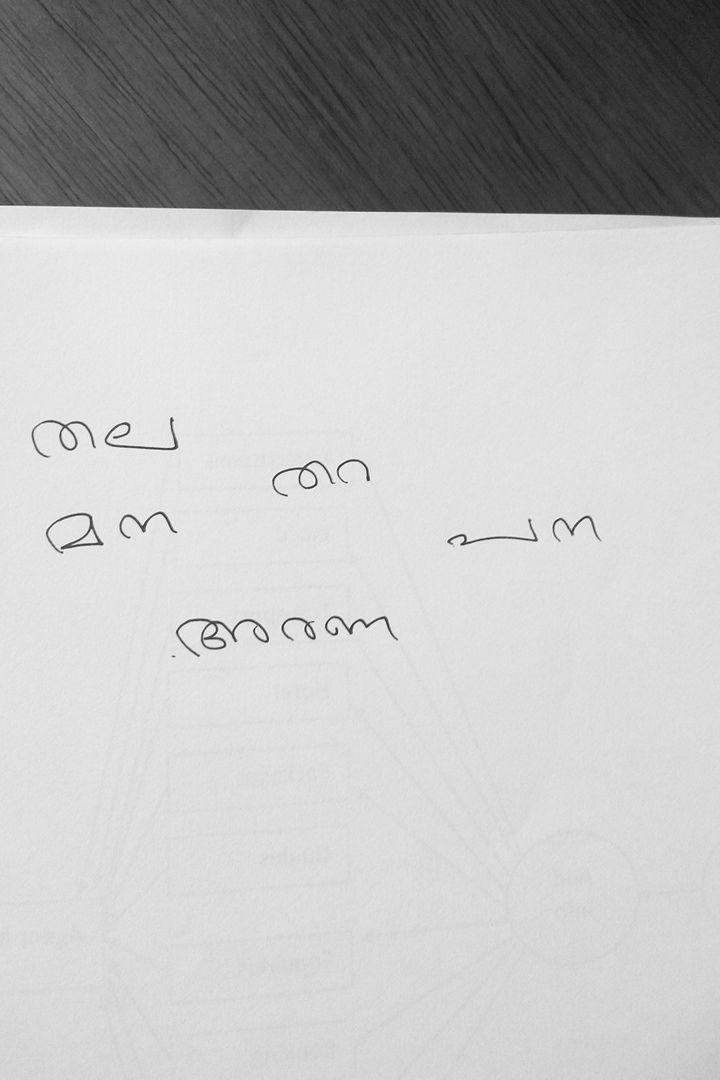
#> input picture realtest/img1.jpg, 720 x 1080 px, found by its file name; the run also reads 1 picture not shown here
$ jupyter execute --allow-errors orealtest.ipynb   (older library calls are emulated)
#> lines starting #> are read from the running program, lines starting #| are printed output that depends on the picture; after the words box and inside, x2 and y2 are one past the last pixel; in counts of white or black regions, pixels touching at a corner belong together
#> further down, img is the input picture: shape (1080, 720); min 4, max 255, mean 190.5
[cell 1]
import cv2
import matplotlib.pyplot as plt
import numpy as np

[cell 2]
def skeletize(img):
    size = np.size(img)
#> size = 777600
    skel = np.zeros(img.shape, np.uint8)
    element = cv2.getStructuringElement(cv2.MORPH_CROSS, (3, 3))
    done = False
    i=0
    while not done:
        eroded = cv2.erode(img, element)
        temp = cv2.dilate(eroded, element)
        temp = cv2.subtract(img, temp)
        skel = cv2.bitwise_or(skel, temp)
        img = eroded.copy()
        zeroes = size - cv2.countNonZero(img)
        i+=1
        if zeroes == size or i==5:
            done = True
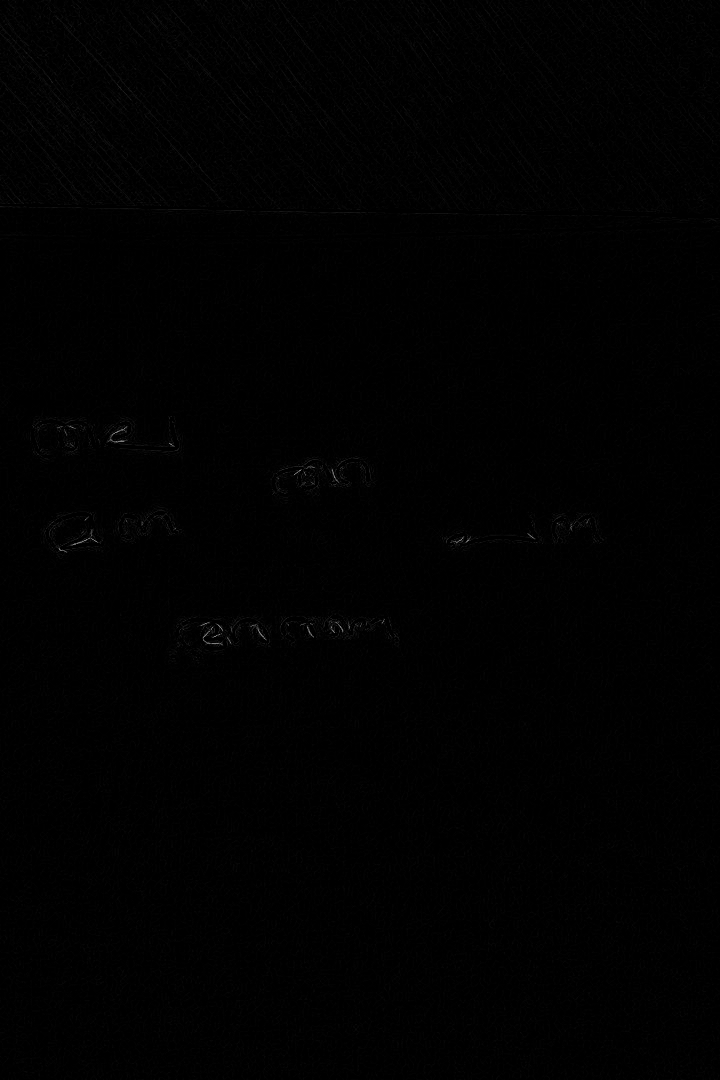
#> skel: shape (1080, 720); min 0, max 143, mean 1.1
#> after the loop, i = 5

    mplot(skel)
img=cv2.imread('/home/jabir/Project/MHCR/realtest/img1.jpg',0)
#> (the rest of this cell did not finish here and is left out)

[cell 3]
def clean(img):
    """Process an image"""
    gray = cv2.cvtColor(img, cv2.COLOR_BGR2GRAY)
    (__, img_bw) = cv2.threshold(gray, 128, 255, cv2.THRESH_BINARY_INV | cv2.THRESH_OTSU)

    __, ctrs, __ = cv2.findContours(img_bw.copy(), cv2.RETR_EXTERNAL, cv2.CHAIN_APPROX_SIMPLE)

    # take largest contour
    ctr = sorted(ctrs, key=lambda ctr: (cv2.boundingRect(ctr)[2] * cv2.boundingRect(ctr)[3]),
                 reverse=True)[0]
    # Get bounding box
    x, y, w, h = cv2.boundingRect(ctr)

    # Getting ROI
    roi = img_bw[y:y + h, x:x + w]
    return skeletize(roi)

[cell 4]
def mplot(img):
    plt.gcf().clear()
    plt.imshow(img, cmap = 'gray', interpolation = 'bicubic')
    plt.xticks([]), plt.yticks([])  # to hide tick values on X and Y axis
    plt.show()

[cell 5]
img=cv2.imread('/home/jabir/Project/MHCR/realtest/img7.jpg',1)
#cv2.imshow("img",img)
#cv2.waitKey(0)
#v2.destroyAllWindows()
mplot(img)

[cell 6]
gray = cv2.cvtColor(img, cv2.COLOR_BGR2GRAY)
(__, img_bw) = cv2.threshold(gray, 128, 255, cv2.THRESH_BINARY_INV | cv2.THRESH_OTSU)
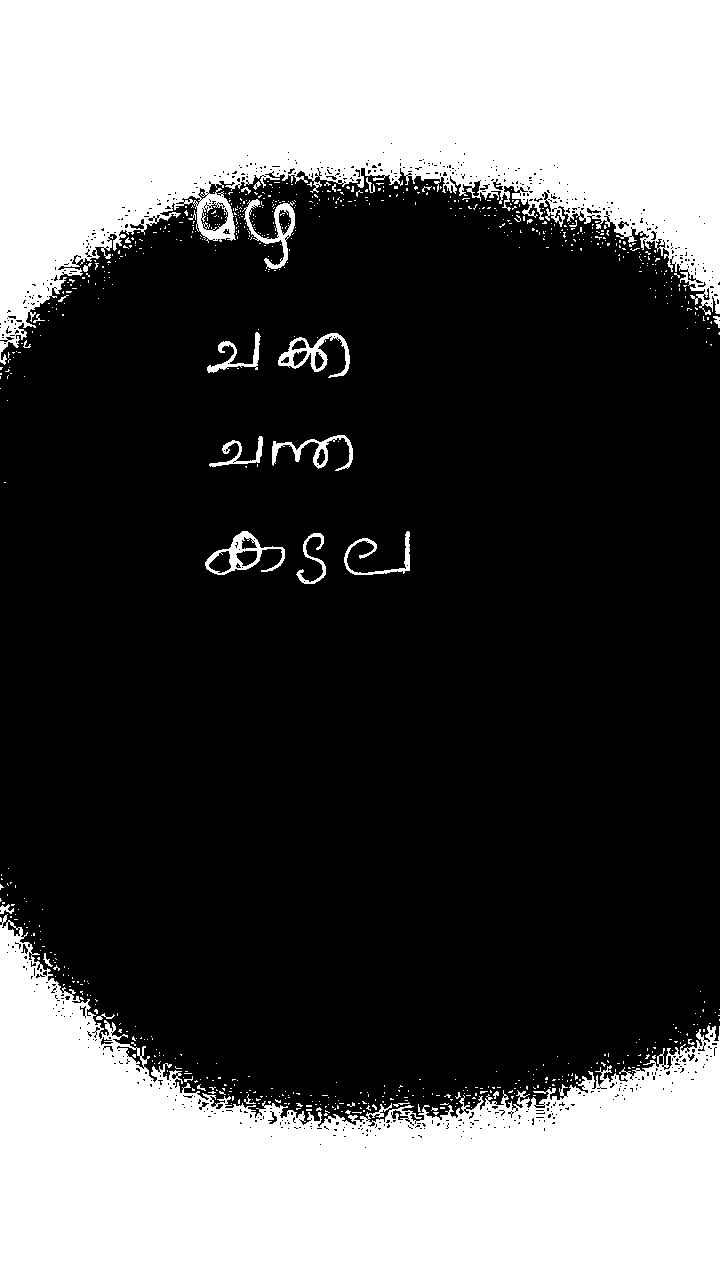
#> img_bw: shape (1280, 720); 34.2% white; 781 white regions (750 under 20 px)

__, ctrs, __ = cv2.findContours(img_bw.copy(), cv2.RETR_EXTERNAL, cv2.CHAIN_APPROX_SIMPLE)
#> ctrs = 758 contours, 741 with area under 20; largest, box (x1, y1, x2, y2) and area: (0, 0, 720, 365) 159158, (0, 914, 720, 1280) 147022, (205, 531, 285, 575) 1528, (278, 333, 350, 378) 1186, (242, 199, 295, 269) 987
mplot(img_bw)

[cell 7]
(__, img_bw) = cv2.threshold(gray, 128, 255, cv2.THRESH_BINARY_INV | cv2.THRESH_OTSU)
_,contours, _ = cv2.findContours(img_bw, cv2.RETR_LIST, cv2.CHAIN_APPROX_SIMPLE)
#> contours = 1639 contours, 1555 with area under 20; largest, box (x1, y1, x2, y2) and area: (0, 0, 720, 365) 159158, (0, 914, 720, 1280) 147022, (205, 531, 285, 575) 1528, (278, 333, 350, 378) 1186, (242, 199, 295, 269) 987
for c in contours:
    rect = cv2.boundingRect(c)
    if rect[2] < 20 or rect[3] < 20 :
        continue
    print(cv2.contourArea(c))
    x,y,w,h = rect
    cv2.rectangle(img,(x,y),(x+w,y+h),(0,0,0),4)
    cv2.putText(img,str(cv2.contourArea(c)),(x+w+10,y+h),0,0.3,(0,0,0))
#> this loop made 1639 passes
#> rect on passes 4, 6, 7: (411, 1136, 4, 3), (419, 1135, 4, 4), (343, 1135, 4, 3)
#| 194.0
#| 147022.5
#| 346.0
#| 266.5
#| 412.0
#| 1528.5
#| 319.0
#| 667.0
#> (further printed lines are left out)
#> img: shape (1280, 720, 3); mean B, G, R 142.2, 145.7, 145.5
mplot(img)

#not detecting all contours

#> (a cell that did not finish here is left out)

[cell 9]
ret, thresh = cv2.threshold(gray, 10, 200, cv2.THRESH_OTSU)
#> thresh: shape (1280, 720); values 0 (black) and 200 (white), 65.8% white; 781 black regions (750 under 20 px), largest, box (x1, y1, x2, y2) and area: (0, 0, 720, 365) 158766, (0, 914, 720, 1280) 147163, (278, 333, 350, 378) 993
#> ret = 141
mplot(thresh)
#otsu works fine for thresholdig
#need to darken or fill the letters
#thresh = cv2.bitwise_not(thresh)

[cell 10]
canny=cv2.Canny(thresh,100,200)
#> canny: shape (1280, 720); 1.9% white in thin lines or dots, all inside (x1, y1, x2, y2) = (0, 142, 720, 1149)

image, contours, hierarchy = cv2.findContours(canny,cv2.RETR_TREE,cv2.CHAIN_APPROX_SIMPLE)
#> contours = 2553 contours, 2531 with area under 20; largest, box (x1, y1, x2, y2) and area: (291, 340, 306, 350) 84, (316, 449, 325, 465) 78, (291, 340, 306, 350) 78, (316, 449, 325, 465) 74, (525, 1094, 545, 1113) 38
img2 = cv2.drawContours(cv2.bitwise_not(canny), contours, -1, (0,255,0), 2)
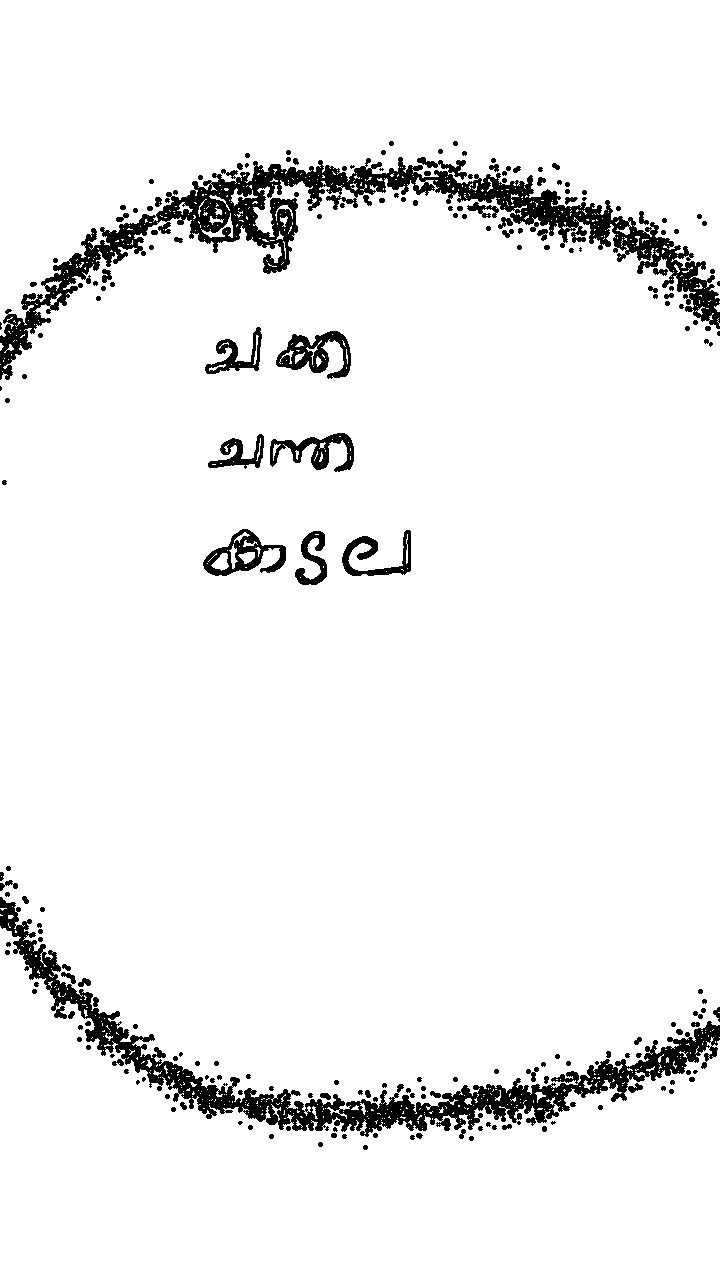
#> img2: shape (1280, 720); 94% white; 210 black regions (23 under 20 px), largest, box (x1, y1, x2, y2) and area: (0, 157, 720, 380) 22962, (0, 897, 720, 1137) 18721, (276, 331, 351, 379) 1666
img2=cv2.GaussianBlur(img2,(5,5),0)
mplot(img2)
for c in contours:
    rect = cv2.boundingRect(c)
    if rect[2] < 20 or rect[3] < 20:
        continue
    print(cv2.contourArea(c),end=',')
    x,y,w,h = rect
    cv2.rectangle(img,(x,y),(x+w,y+h),(0,0,0),4)
    cv2.putText(img,'Moth Detected',(x+w+10,y+h),0,0.3,(0,0,0))
#> this loop made 2553 passes
#> (c, rect) on passes 1 to 3: ([[364, 1146], [364, 1148], [366, 1148], [366, 1146]], (364, 1146, 3, 3)), ([[364, 1147], [365, 1146], [366, 1147], [365, 1148]], (364, 1146, 3, 3)), ([[319, 1143], [319, 1145], [321, 1145], [321, 1143]], (319, 1143, 3, 3))
#| 4.5,
#| 4.0,
#| 34.0,
#| 24.0,
#| 31.5,
#| 3.0,
#| 10.0,
#| 9.0,
#> (further printed lines are left out)
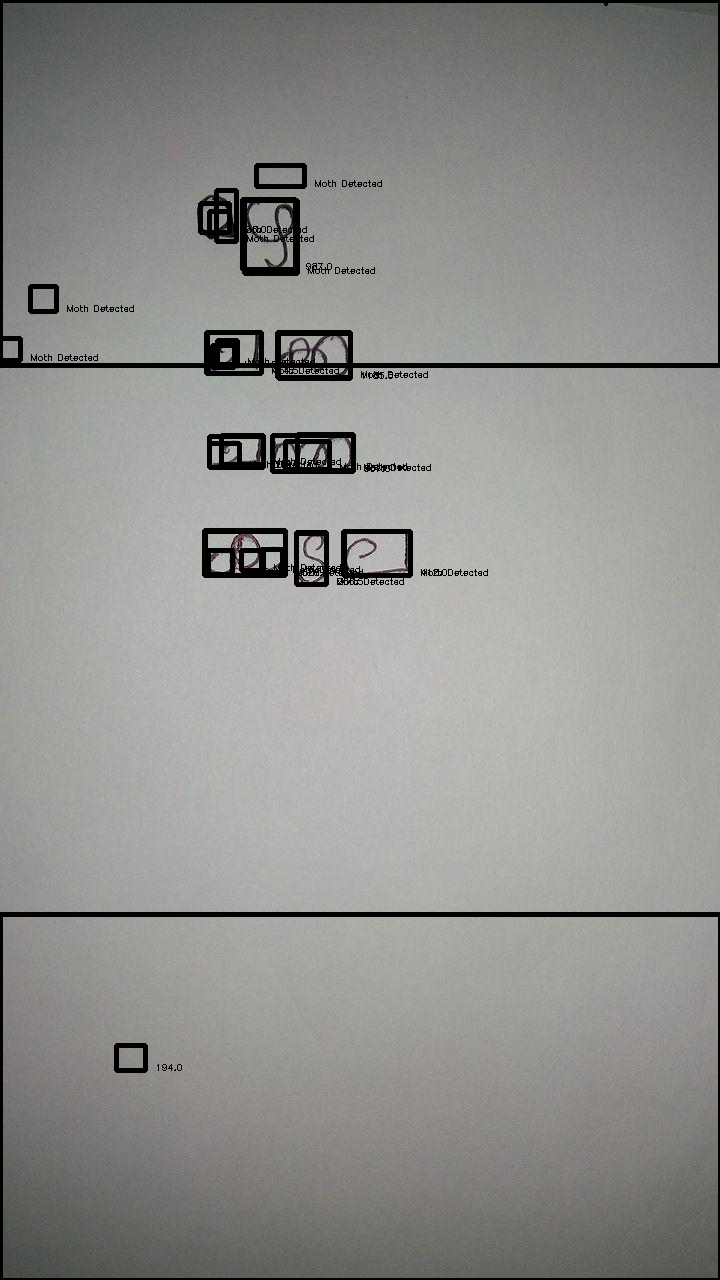
#> img: shape (1280, 720, 3); mean B, G, R 141, 144.4, 144.2
#mlot(img)
#mplot(img2)

[cell 11]
mplot(img)

[cell 12]
#working fine ..continue with this
ret, thresh = cv2.threshold(gray, 10, 255, cv2.THRESH_OTSU)
#> thresh: shape (1280, 720); 65.8% white; 781 black regions (750 under 20 px)
mplot(thresh)

#> (a cell that did not finish here is left out)

[cell 14]
for rec in rect:
    if rect[2] < 20 or rect[3] < 20:
        continue
    x,y,w,h = rect
    cv2.rectangle(img,(x,y),(x+w,y+h),(0,0,0),4)
    cv2.putText(img,'Moth Detected',(x+w+10,y+h),0,0.3,(0,0,0))
#> this loop made 4 passes
#> rec on passes 1 to 2: 390, 142
mplot(img)

new method

[cell 15]
import cv2
import numpy as np
img=cv2.imread('/home/jabir/Project/MHCR/realtest/img1.jpg',0)
img2=img.copy()
#mplot(img)

#> (a cell that did not finish here is left out)

[cell 17]
#canny=cv2.Canny(thresh,100,200)
#mplot(canny)
image, contours, hierarchy = cv2.findContours(thresh,cv2.RETR_TREE,cv2.CHAIN_APPROX_SIMPLE)
#> contours = 1690 contours, 1589 with area under 20; largest, box (x1, y1, x2, y2) and area: (0, 168, 720, 1127) 611572, (204, 530, 286, 576) 1778, (195, 191, 237, 243) 1549, (277, 332, 351, 379) 1488, (243, 198, 296, 270) 1271
#img2=cv2.GaussianBlur(img,(5,5),0)
img2 = cv2.drawContours(img,contours, -1, (0,255,0), 2)
#> img2: shape (1080, 720)
mplot(img2)

[cell 18]
ellipse=(10,10)
rect=(2,2)
threshold=128
    #  _, small = cv2.threshold( small, threshold, 255.0, cv2.THRESH_BINARY | cv2.THRESH_OTSU)
kernel = cv2.getStructuringElement(cv2.MORPH_ELLIPSE, ellipse )
grad = cv2.morphologyEx( img, cv2.MORPH_GRADIENT, kernel)
_, bw = cv2.threshold(grad, threshold, 255.0, cv2.THRESH_BINARY | cv2.THRESH_OTSU)
#> bw: shape (1080, 720); 12.7% white; 22 white regions, largest, box (x1, y1, x2, y2) and area: (0, 202, 720, 1080) 61404, (203, 429, 375, 501) 7207, (272, 327, 357, 385) 3660
kernel = cv2.getStructuringElement(cv2.MORPH_RECT, rect )
#> kernel = [[1, 1], [1, 1]]
connected = cv2.morphologyEx(bw, cv2.MORPH_CLOSE, kernel)
#> connected: shape (1080, 720); 12.7% white; 20 white regions
#  imshow( connected ); import ipdb; ipdb.set_trace()
_,contours, hierarchy = cv2.findContours(connected.copy(), cv2.RETR_EXTERNAL, cv2.CHAIN_APPROX_SIMPLE )
#> contours = 20 contours; largest, box (x1, y1, x2, y2) and area: (0, 203, 720, 1080) 58748, (204, 430, 376, 502) 7124, (273, 328, 358, 386) 3630, (200, 526, 293, 583) 3544, (29, 414, 184, 463) 3501

[cell 19]
#(__, img_bw) = cv2.threshold(gray, 128, 255, cv2.THRESH_BINARY_INV | cv2.THRESH_OTSU)
#_,contours, _ = cv2.findContours(img_bw, cv2.RETR_LIST, cv2.CHAIN_APPROX_SIMPLE)
i=0
contours.reverse()
for c in contours:
    rect = cv2.boundingRect(c)
    if rect[2] <20 or rect[3] < 20:
        continue
    print(cv2.contourArea(c))
    #print(i)
    x,y,w,h = rect
    cv2.rectangle(img,(x,y),(x+w,y+h),(0,0,0),2)
    cv2.putText(img,str(i),(x+w+10,y+h),0,0.3,(0,0,0))
    i+=1
#> this loop made 20 passes
#> (x, y, w, h) on passes 1 to 12: (0, 203, 720, 877), (202, 324, 67, 57), (273, 328, 85, 58), (29, 414, 155, 49), (204, 430, 172, 72), (117, 509, 66, 35), (43, 510, 66, 49), (550, 513, 55, 34), (444, 517, 99, 34), (200, 526, 93, 57), (339, 526, 79, 57), (291, 528, 43, 64)
#> rect on passes 16 to 20: (170, 653, 11, 10), (37, 904, 14, 14), (491, 1066, 14, 14), (414, 1074, 15, 6), (450, 1074, 14, 6)
#| 58748.5
#| 2328.5
#| 3630.5
#| 3501.0
#| 7124.0
#| 1188.5
#| 2205.5
#| 1052.5
#> (further printed lines are left out)
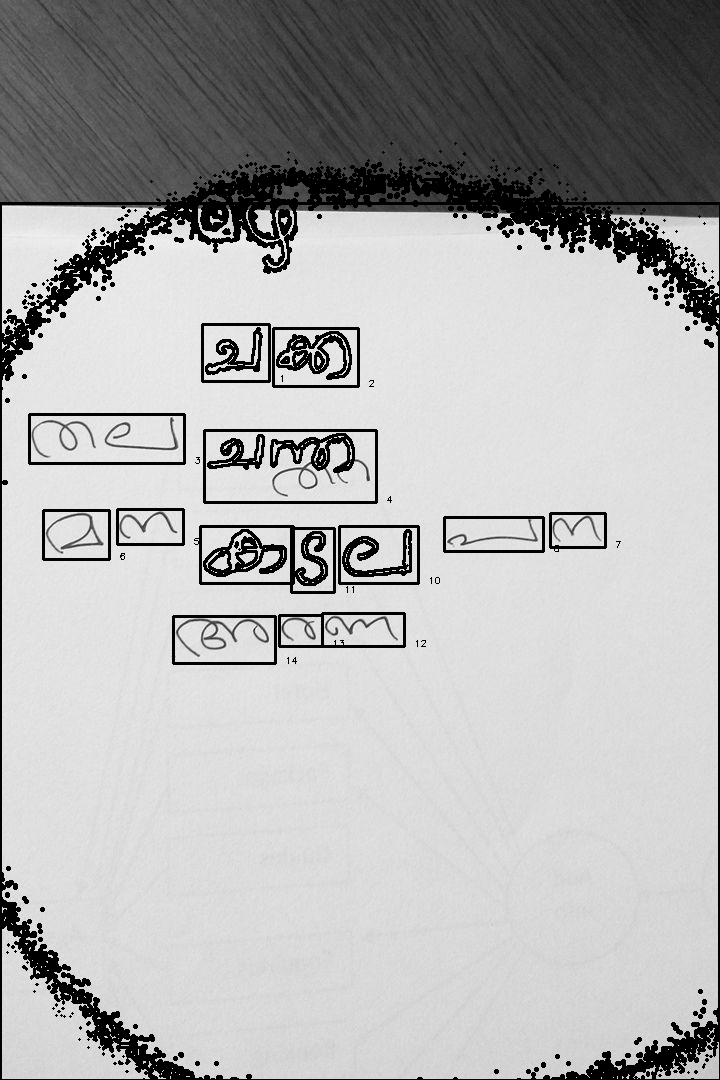
#> img: shape (1080, 720); min 0, max 255, mean 175.5
#> after the loop, i = 15
mplot(img)
